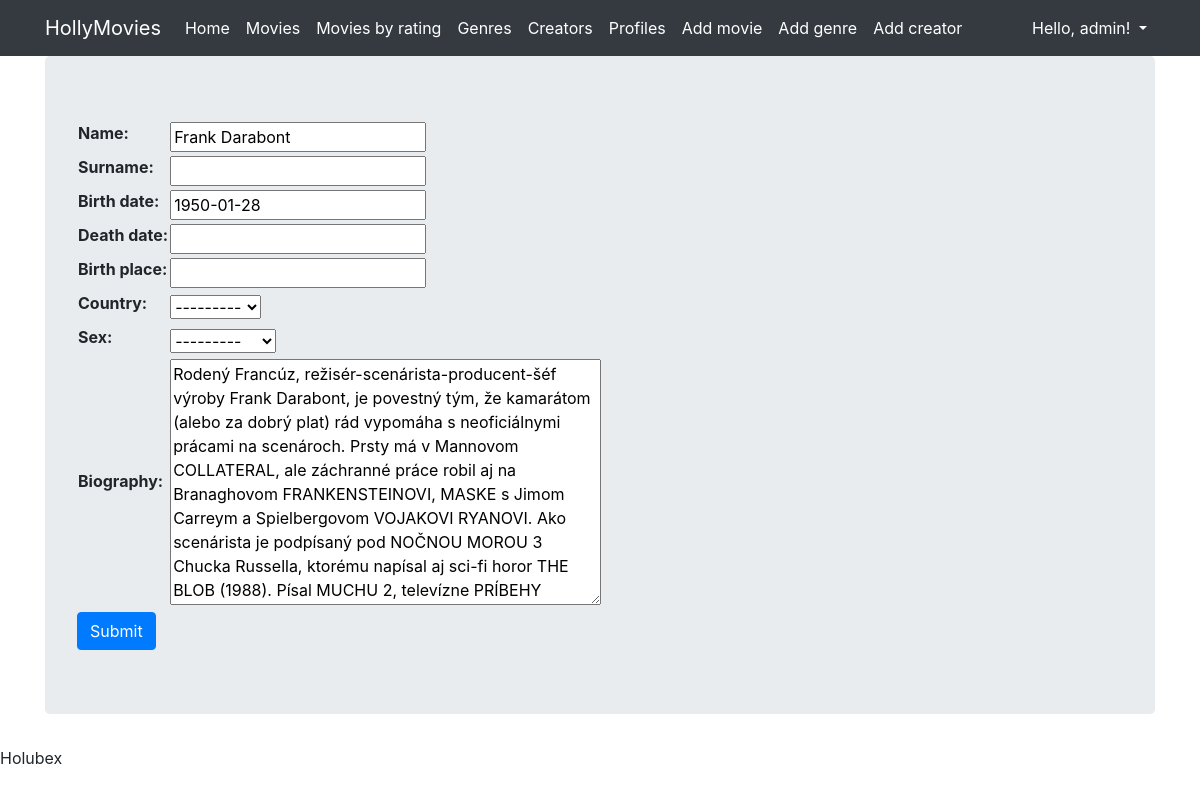
The app's page /creator/update/3/ (signed in) with its own data.
### viewer/models.py (models this page shows, shortened)
class Creator(Model):
    name = CharField(max_length=32)
    surname = CharField(max_length=32, blank=True)
    birth_date = DateField(null=True, blank=True)
    death_date = DateField(null=True, blank=True)
    birth_place = CharField(max_length=64, null=True, blank=True)
    country = ForeignKey(Country, null=True, blank=True, on_delete=DO_NOTHING)
    sex = CharField(max_length=10, choices=Sex.choices, null=True, blank=True)
    biography = TextField(null=True, blank=True)
    class Meta:
        ordering = ['surname', 'name', 'birth_date']

class Country(Model):
    name = CharField(max_length=64)
    class Meta:
        ordering = ['name']
        verbose_name_plural = 'Countries'
    def __str__(self):
        return self.name

### viewer/views.py (the view)
# urls.py: path('creator/update/<pk>/', CreatorUpdateView.as_view(), name='creator_update'),
class CreatorUpdateView(StaffRequiredMixin, PermissionRequiredMixin, UpdateView):
    template_name = 'form.html'
    model = Creator
    form_class = CreatorModelForm
    success_url = reverse_lazy('creators')
    permission_required = 'viewer.change_creator'

### viewer/views.py (shortened to what this page needs)
class CreatorModelForm(ModelForm):
    class Meta:
        model = Creator
        fields = '__all__'

### viewer/views.py (called while the page is built)
    def test_func(self):
        return True

### accounts/templates/form.html (shortened to what this page needs)
{% extends "base.html" %}
{% block content %}
<form method="post">
    <table>{{ form }}</table>
    <input type="submit" value="Submit" class="btn btn-primary">
</form>
{% endblock %}

### templates/nav.html (shortened to what this page needs)
<nav class="navbar navbar-expand-lg navbar-dark bg-dark">
    <div class="container fixed">
        <a class="navbar-brand" href="{% url 'home' %}">HollyMovies</a>
        <div class="collapse navbar-collapse" id="navbarNavAltMarkup">
            <div class="navbar-nav">
                <a class="nav-item nav-link active" href="{% url 'home' %}">
                    Home
                </a>
                <a class="nav-item nav-link active" href="{% url 'movies' %}">Movies</a>
                <a class="nav-item nav-link active" href="{% url 'movies_by_rating' %}">Movies by rating</a>
                <a class="nav-item nav-link active" href="{% url 'genres' %}">Genres</a>
                <a class="nav-item nav-link active" href="{% url 'creators' %}">Creators</a>
                {% if user.is_authenticated %}
                    <a class="nav-item nav-link active" href="{% url 'profiles' %}">Profiles</a>
                    {% if perms.viewer.add_movie %}
                        <a class="nav-item nav-link active" href="{% url 'movie_create' %}">Add movie</a>
                    {% endif %}
                    {% if perms.viewer.add_genre %}
                        <a class="nav-item nav-link active" href="{% url 'genre_create' %}">Add genre</a>
                    {% endif %}
                    {% if perms.viewer.add_creator %}
                        <a class="nav-item nav-link active" href="{% url 'creator_create' %}">Add creator</a>
                    {% endif %}
                {% endif %}
            </div>
            <div class="navbar-nav ml-auto">
                <div class="nav-item dropdown">
                    {% if user.is_authenticated %}
                        <a class="nav-link active dropdown-toggle" href="#" data-toggle="dropdown">
                            {% if user.first_name %}Hello, {{ user.first_name }}!
                            {% else %}Hello, {{ user.username }}!{% endif %}
                        </a>
                    {% endif %}
                </div>
            </div>
        </div>
    </div>
</nav>

### records on screen
Creator: name "Frank Darabont", birth_date "1950-01-28", country "---------", sex "---------", biography "Rodený Francúz, režisér-scenárista-producent-šéf výroby Frank Darabont, je povestný tým, že kamarátom (alebo za dobrý plat) rád vypomáha s neoficiálnymi prácami na scenároch. Prsty má v Mannovom COLLATERAL, ale záchranné práce robil aj na Branaghovom FRANKENSTEINOVI, MASKE s Jimom Carreym a Spielbergovom VOJAKOVI RYANOVI. Ako scenárista je podpísaný pod NOČNOU MOROU 3 Chucka Russella, ktorému napísal aj sci-fi horor THE BLOB (1988). Písal MUCHU 2, televízne PRÍBEHY"

### other values on screen
{{ user.username }} "admin"
